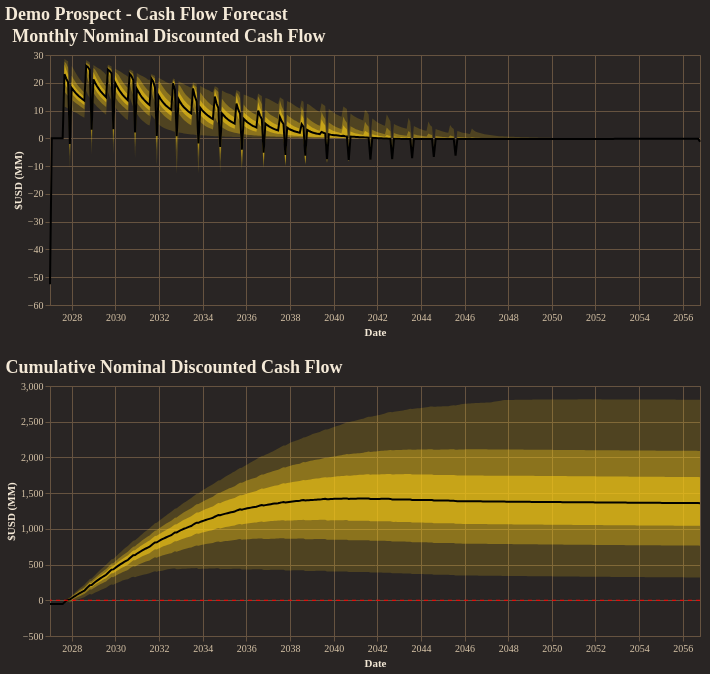

The cell this chart's notebook holds for it:
### Code cell
fig = reporter.plotter.combined_cash_flow_plot(
    figsize=(650, 250),
    backend=PLOTTING_BACKEND
)
fig.show()

### Figure 1 — Vega-Lite specification as saved in the notebook (floating-point values rounded to 4 significant figures; data arrays with more than 128 entries replaced by an {"elided": "..."} marker saying what was removed)
{"config": {"background": "#292524", "view": {"fill": "#292524", "stroke": "#665340"}, "title": {"color": "#f4e9d7", "font": "Merriweather", "fontSize": 18, "fontWeight": 600, "subtitleColor": "#d5c2a6", "anchor": "start"}, "axis": {"domainColor": "#665340", "gridColor": "#665340", "tickColor": "#665340", "labelColor": "#d5c2a6", "titleColor": "#f4e9d7", "labelFont": "Merriweather", "titleFont": "Merriweather"}, "legend": {"titleColor": "#f4e9d7", "labelColor": "#d5c2a6", "labelFont": "Merriweather", "titleFont": "Merriweather", "orient": "top-right", "symbolType": "circle"}, "header": {"labelColor": "#d5c2a6", "titleColor": "#f4e9d7", "labelFont": "Merriweather", "titleFont": "Merriweather"}, "mark": {"color": "#c78d3b"}, "line": {"color": "#c78d3b"}, "bar": {"color": "#c78d3b"}, "point": {"color": "#ddb06d"}, "area": {"color": "#c78d3b", "opacity": 0.35}, "text": {"color": "#f4e9d7", "font": "Merriweather"}, "range": {"category": ["#5DA5DA", "#F28E2B", "#59C36A", "#E15759", "#B07AA1", "#4ECDC4", "#FF9DA7", "#EDC948"]}}, "vconcat": [{"layer": [{"mark": {"type": "area", "color": "rgba(250, 204, 21, 1.0)", "opacity": 0.18}, "encoding": {"tooltip": [{"field": "date", "title": "Date", "type": "temporal"}, {"field": "p01", "format": ",.2f", "title": "P01", "type": "quantitative"}, {"field": "p10", "format": ",.2f", "title": "P10", "type": "quantitative"}, {"field": "p25", "format": ",.2f", "title": "P25", "type": "quantitative"}, {"field": "p50", "format": ",.2f", "title": "P50", "type": "quantitative"}, {"field": "p75", "format": ",.2f", "title": "P75", "type": "quantitative"}, {"field": "p90", "format": ",.2f", "title": "P90", "type": "quantitative"}, {"field": "p99", "format": ",.2f", "title": "P99", "type": "quantitative"}], "x": {"field": "date", "title": "Date", "type": "temporal"}, "y": {"field": "p01", "title": "$USD (MM)", "type": "quantitative"}, "y2": {"field": "p99"}}}, {"mark": {"type": "area", "color": "rgba(250, 204, 21, 1.0)", "opacity": 0.35}, "encoding": {"tooltip": [{"field": "date", "title": "Date", "type": "temporal"}, {"field": "p01", "format": ",.2f", "title": "P01", "type": "quantitative"}, {"field": "p10", "format": ",.2f", "title": "P10", "type": "quantitative"}, {"field": "p25", "format": ",.2f", "title": "P25", "type": "quantitative"}, {"field": "p50", "format": ",.2f", "title": "P50", "type": "quantitative"}, {"field": "p75", "format": ",.2f", "title": "P75", "type": "quantitative"}, {"field": "p90", "format": ",.2f", "title": "P90", "type": "quantitative"}, {"field": "p99", "format": ",.2f", "title": "P99", "type": "quantitative"}], "x": {"field": "date", "title": "Date", "type": "temporal"}, "y": {"field": "p10", "title": "$USD (MM)", "type": "quantitative"}, "y2": {"field": "p90"}}}, {"mark": {"type": "area", "color": "rgba(250, 204, 21, 1.0)", "opacity": 0.55}, "encoding": {"tooltip": [{"field": "date", "title": "Date", "type": "temporal"}, {"field": "p01", "format": ",.2f", "title": "P01", "type": "quantitative"}, {"field": "p10", "format": ",.2f", "title": "P10", "type": "quantitative"}, {"field": "p25", "format": ",.2f", "title": "P25", "type": "quantitative"}, {"field": "p50", "format": ",.2f", "title": "P50", "type": "quantitative"}, {"field": "p75", "format": ",.2f", "title": "P75", "type": "quantitative"}, {"field": "p90", "format": ",.2f", "title": "P90", "type": "quantitative"}, {"field": "p99", "format": ",.2f", "title": "P99", "type": "quantitative"}], "x": {"field": "date", "title": "Date", "type": "temporal"}, "y": {"field": "p25", "title": "$USD (MM)", "type": "quantitative"}, "y2": {"field": "p75"}}}, {"mark": {"type": "line", "color": "black", "strokeWidth": 2}, "encoding": {"tooltip": [{"field": "date", "title": "Date", "type": "temporal"}, {"field": "p01", "format": ",.2f", "title": "P01", "type": "quantitative"}, {"field": "p10", "format": ",.2f", "title": "P10", "type": "quantitative"}, {"field": "p25", "format": ",.2f", "title": "P25", "type": "quantitative"}, {"field": "p50", "format": ",.2f", "title": "P50", "type": "quantitative"}, {"field": "p75", "format": ",.2f", "title": "P75", "type": "quantitative"}, {"field": "p90", "format": ",.2f", "title": "P90", "type": "quantitative"}, {"field": "p99", "format": ",.2f", "title": "P99", "type": "quantitative"}], "x": {"field": "date", "title": "Date", "type": "temporal"}, "y": {"field": "p50", "title": "$USD (MM)", "type": "quantitative"}}}], "data": {"name": "data-94fbb60d004d2edd1cf26a3716774bb3"}, "height": 250, "title": "Monthly Nominal Discounted Cash Flow", "width": 650}, {"layer": [{"layer": [{"mark": {"type": "area", "color": "rgba(250, 204, 21, 1.0)", "opacity": 0.18}, "encoding": {"tooltip": [{"field": "date", "title": "Date", "type": "temporal"}, {"field": "p01", "format": ",.2f", "title": "P01", "type": "quantitative"}, {"field": "p10", "format": ",.2f", "title": "P10", "type": "quantitative"}, {"field": "p25", "format": ",.2f", "title": "P25", "type": "quantitative"}, {"field": "p50", "format": ",.2f", "title": "P50", "type": "quantitative"}, {"field": "p75", "format": ",.2f", "title": "P75", "type": "quantitative"}, {"field": "p90", "format": ",.2f", "title": "P90", "type": "quantitative"}, {"field": "p99", "format": ",.2f", "title": "P99", "type": "quantitative"}], "x": {"field": "date", "title": "Date", "type": "temporal"}, "y": {"field": "p01", "title": "$USD (MM)", "type": "quantitative"}, "y2": {"field": "p99"}}}, {"mark": {"type": "area", "color": "rgba(250, 204, 21, 1.0)", "opacity": 0.35}, "encoding": {"tooltip": [{"field": "date", "title": "Date", "type": "temporal"}, {"field": "p01", "format": ",.2f", "title": "P01", "type": "quantitative"}, {"field": "p10", "format": ",.2f", "title": "P10", "type": "quantitative"}, {"field": "p25", "format": ",.2f", "title": "P25", "type": "quantitative"}, {"field": "p50", "format": ",.2f", "title": "P50", "type": "quantitative"}, {"field": "p75", "format": ",.2f", "title": "P75", "type": "quantitative"}, {"field": "p90", "format": ",.2f", "title": "P90", "type": "quantitative"}, {"field": "p99", "format": ",.2f", "title": "P99", "type": "quantitative"}], "x": {"field": "date", "title": "Date", "type": "temporal"}, "y": {"field": "p10", "title": "$USD (MM)", "type": "quantitative"}, "y2": {"field": "p90"}}}, {"mark": {"type": "area", "color": "rgba(250, 204, 21, 1.0)", "opacity": 0.55}, "encoding": {"tooltip": [{"field": "date", "title": "Date", "type": "temporal"}, {"field": "p01", "format": ",.2f", "title": "P01", "type": "quantitative"}, {"field": "p10", "format": ",.2f", "title": "P10", "type": "quantitative"}, {"field": "p25", "format": ",.2f", "title": "P25", "type": "quantitative"}, {"field": "p50", "format": ",.2f", "title": "P50", "type": "quantitative"}, {"field": "p75", "format": ",.2f", "title": "P75", "type": "quantitative"}, {"field": "p90", "format": ",.2f", "title": "P90", "type": "quantitative"}, {"field": "p99", "format": ",.2f", "title": "P99", "type": "quantitative"}], "x": {"field": "date", "title": "Date", "type": "temporal"}, "y": {"field": "p25", "title": "$USD (MM)", "type": "quantitative"}, "y2": {"field": "p75"}}}, {"mark": {"type": "line", "color": "black", "strokeWidth": 2}, "encoding": {"tooltip": [{"field": "date", "title": "Date", "type": "temporal"}, {"field": "p01", "format": ",.2f", "title": "P01", "type": "quantitative"}, {"field": "p10", "format": ",.2f", "title": "P10", "type": "quantitative"}, {"field": "p25", "format": ",.2f", "title": "P25", "type": "quantitative"}, {"field": "p50", "format": ",.2f", "title": "P50", "type": "quantitative"}, {"field": "p75", "format": ",.2f", "title": "P75", "type": "quantitative"}, {"field": "p90", "format": ",.2f", "title": "P90", "type": "quantitative"}, {"field": "p99", "format": ",.2f", "title": "P99", "type": "quantitative"}], "x": {"field": "date", "title": "Date", "type": "temporal"}, "y": {"field": "p50", "title": "$USD (MM)", "type": "quantitative"}}}], "data": {"name": "data-ade283986594f8eb694ee4a5b457ebbf"}, "title": "Cumulative Nominal Discounted Cash Flow"}, {"data": {"name": "data-42990c68f268a11fa16682fcd3437a6f"}, "mark": {"type": "rule", "color": "red", "strokeDash": [4, 4]}, "encoding": {"y": {"field": "zero", "type": "quantitative"}}}], "height": 250, "width": 650}], "title": "Demo Prospect - Cash Flow Forecast", "$schema": "https://vega.github.io/schema/vega-lite/v5.20.1.json", "datasets": {"data-94fbb60d004d2edd1cf26a3716774bb3": {"elided": "360 records"}, "data-ade283986594f8eb694ee4a5b457ebbf": {"elided": "360 records"}, "data-42990c68f268a11fa16682fcd3437a6f": [{"zero": 0}]}}
